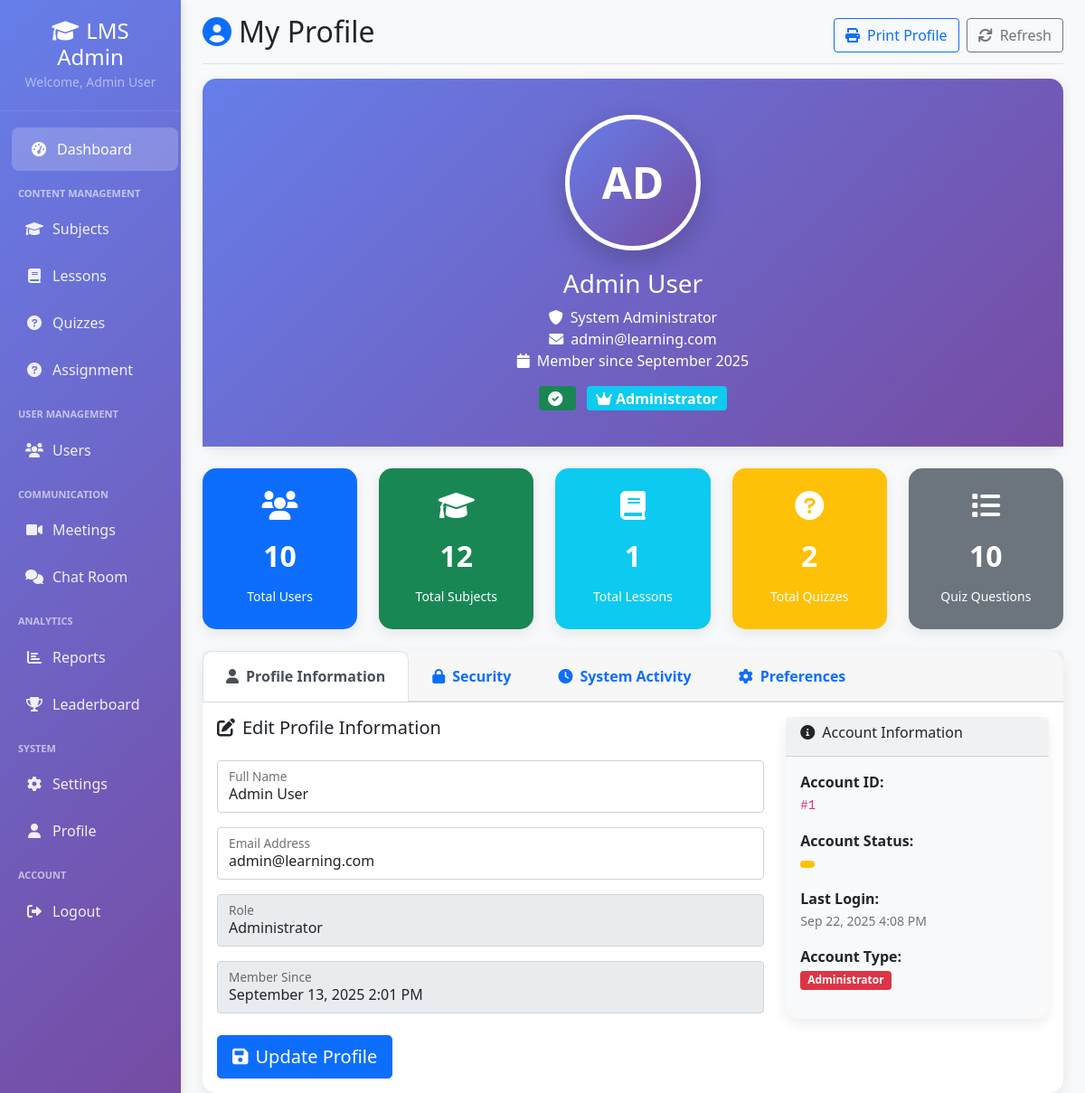
Screenshot of /admin/profile.php (signed in) with the database file from the repository.
### tables this page shows
CREATE TABLE `users` (
  `id` int(11) NOT NULL,
  `name` varchar(100) NOT NULL,
  `email` varchar(100) NOT NULL,
  `password` varchar(255) NOT NULL,
  `role` enum('admin','student') DEFAULT 'student',
  `status` enum('active','inactive','banned','online') DEFAULT 'active',
  `created_at` timestamp NOT NULL DEFAULT current_timestamp(),
  `updated_at` timestamp NOT NULL DEFAULT current_timestamp() ON UPDATE current_timestamp()
);

### admin/profile.php (the view, shortened to what this page needs)
<?php
$host = 'localhost';
$username = 'root';
$password = '';
$database = 'learning_platform';
$conn = new mysqli($host, $username, $password, $database);
$user_id = $_SESSION['user_id'];
$current_user = $conn->query("SELECT * FROM users WHERE id = $user_id")->fetch_assoc();
$admin_stats = $conn->query("SELECT
    (SELECT COUNT(*) FROM users) as users_managed,
    (SELECT COUNT(*) FROM subjects) as subjects_created,
    (SELECT COUNT(*) FROM lessons) as lessons_created,
    (SELECT COUNT(*) FROM quizzes) as quizzes_created,
    (SELECT COUNT(*) FROM quiz_questions) as questions_created
")->fetch_assoc();
?>
<!DOCTYPE html>
<html lang="en">
<head>
    <link href="https://cdn.jsdelivr.net/npm/bootstrap@5.1.3/dist/css/bootstrap.min.css" rel="stylesheet">
    <link href="https://cdnjs.cloudflare.com/ajax/libs/font-awesome/6.0.0/css/all.min.css" rel="stylesheet">
</head>
<body>
    <div class="container-fluid">
        <div class="row">
            <nav class="col-md-2 d-md-block sidebar p-0">
                <div class="position-sticky pt-0">
                    <div class="sidebar-brand">
                        <h4><i class="fas fa-graduation-cap me-2"></i>LMS Admin</h4>
                        <small class="text-white-50">Welcome, <?php echo htmlspecialchars($_SESSION['name']); ?></small>
                    </div>
                    <ul class="nav flex-column py-3">
                        <li class="nav-item">
                            <a class="nav-link active" href="dashboard.php">
                                <i class="fas fa-tachometer-alt"></i>Dashboard
                            </a>
                        </li>
                        <div class="nav-section">Content Management</div>
                        <li class="nav-item">
                            <a class="nav-link" href="subjects.php">
                                <i class="fas fa-graduation-cap"></i>Subjects
                            </a>
                        </li>
                        <li class="nav-item">
                            <a class="nav-link" href="lessons.php">
                                <i class="fas fa-book"></i>Lessons
                            </a>
                        </li>
                        <li class="nav-item">
                            <a class="nav-link" href="quizzes.php">
                                <i class="fas fa-question-circle"></i>Quizzes
                            </a>
                        </li>
                        <li class="nav-item">
                            <a class="nav-link" href="assignments.php">
                                <i class="fas fa-question-circle"></i>Assignment
                            </a>
                        </li>
                        <div class="nav-section">User Management</div>
                        <li class="nav-item">
                            <a class="nav-link" href="users.php">
                                <i class="fas fa-users"></i>Users
                            </a>
                        </li>
                        <div class="nav-section">Communication</div>
                        <li class="nav-item">
                            <a class="nav-link" href="meetings.php">
                                <i class="fas fa-video"></i>Meetings
                            </a>
                        </li>
                        <li class="nav-item">
                            <a class="nav-link" href="chatroom.php">
                                <i class="fas fa-comments"></i>Chat Room
                            </a>
                        </li>
                        <div class="nav-section">Analytics</div>
                        <li class="nav-item">
                            <a class="nav-link" href="reports.php">
                                <i class="fas fa-chart-bar"></i>Reports
                            </a>
                        </li>
                        <li class="nav-item">
                            <a class="nav-link" href="leaderboard.php">
                                <i class="fas fa-trophy"></i>Leaderboard
                            </a>
                        </li>
                        <div class="nav-section">System</div>
                        <li class="nav-item">
                            <a class="nav-link" href="settings.php">
                                <i class="fas fa-cog"></i>Settings
                            </a>
                        </li>
                        <li class="nav-item">
                            <a class="nav-link" href="profile.php">
                                <i class="fas fa-user"></i>Profile
                            </a>
                        </li>
                        <div class="nav-section">Account</div>
                        <li class="nav-item">
                            <a class="nav-link" href="../logout.php" onclick="return confirm('Are you sure you want to logout?')">
                                <i class="fas fa-sign-out-alt"></i>Logout
                            </a>
                        </li>
                    </ul>
                </div>
            </nav>
            <main class="col-md-10 ms-sm-auto px-md-4">
                <div class="d-flex justify-content-between flex-wrap flex-md-nowrap align-items-center pt-3 pb-2 mb-3 border-bottom">
                    <h1 class="h2"><i class="fas fa-user-circle me-2 text-primary"></i>My Profile</h1>
                    <div class="btn-toolbar">
                        <button class="btn btn-outline-primary me-2" onclick="window.print()">
                            <i class="fas fa-print me-2"></i>Print Profile
                        </button>
                        <button class="btn btn-outline-secondary" onclick="location.reload()">
                            <i class="fas fa-sync me-2"></i>Refresh
                        </button>
                    </div>
                </div>
                <div class="card mb-4">
                    <div class="profile-header">
                        <div class="profile-avatar">
                            <?php echo strtoupper(substr($current_user['name'], 0, 2)); ?>
                        </div>
                        <h3><?php echo htmlspecialchars($current_user['name']); ?></h3>
                        <p class="mb-0">
                            <i class="fas fa-shield-alt me-2"></i>System Administrator
                        </p>
                        <p class="mb-0">
                            <i class="fas fa-envelope me-2"></i><?php echo htmlspecialchars($current_user['email']); ?>
                        </p>
                        <p class="mb-3">
                            <i class="fas fa-calendar me-2"></i>Member since <?php echo date('F Y', strtotime($current_user['created_at'])); ?>
                        </p>
                        <div>
                            <span class="badge bg-success fs-6 me-2">
                                <i class="fas fa-check-circle me-1"></i><?php echo ucfirst($current_user['status']); ?>
                            </span>
                            <span class="badge bg-info fs-6">
                                <i class="fas fa-crown me-1"></i>Administrator
                            </span>
                        </div>
                    </div>
                </div>
                <div class="row mb-4">
                    <div class="col-md-2-4">
                        <div class="card text-white bg-primary">
                            <div class="card-body stat-card">
                                <i class="fas fa-users fa-2x mb-3"></i>
                                <div class="stat-number"><?php echo $admin_stats['users_managed']; ?></div>
                                <small>Total Users</small>
                            </div>
                        </div>
                    </div>
                    <div class="col-md-2-4">
                        <div class="card text-white bg-success">
                            <div class="card-body stat-card">
                                <i class="fas fa-graduation-cap fa-2x mb-3"></i>
                                <div class="stat-number"><?php echo $admin_stats['subjects_created']; ?></div>
                                <small>Total Subjects</small>
                            </div>
                        </div>
                    </div>
                    <div class="col-md-2-4">
                        <div class="card text-white bg-info">
                            <div class="card-body stat-card">
                                <i class="fas fa-book fa-2x mb-3"></i>
                                <div class="stat-number"><?php echo $admin_stats['lessons_created']; ?></div>
                                <small>Total Lessons</small>
                            </div>
                        </div>
                    </div>
                    <div class="col-md-2-4">
                        <div class="card text-white bg-warning">
                            <div class="card-body stat-card">
                                <i class="fas fa-question-circle fa-2x mb-3"></i>
                                <div class="stat-number"><?php echo $admin_stats['quizzes_created']; ?></div>
                                <small>Total Quizzes</small>
                            </div>
                        </div>
                    </div>
                    <div class="col-md-2-4">
                        <div class="card text-white bg-secondary">
                            <div class="card-body stat-card">
                                <i class="fas fa-list fa-2x mb-3"></i>
                                <div class="stat-number"><?php echo $admin_stats['questions_created']; ?></div>
                                <small>Quiz Questions</small>
                            </div>
                        </div>
                    </div>
                </div>
                <div class="card">
                    <div class="card-header p-0">
                        <ul class="nav nav-tabs profile-tabs" id="profileTabs" role="tablist">
                            <li class="nav-item" role="presentation">
                                <button class="nav-link active" id="profile-tab" data-bs-toggle="tab" data-bs-target="#profile" type="button" role="tab">
                                    <i class="fas fa-user me-2"></i>Profile Information
                                </button>
                            </li>
                            <li class="nav-item" role="presentation">
                                <button class="nav-link" id="security-tab" data-bs-toggle="tab" data-bs-target="#security" type="button" role="tab">
                                    <i class="fas fa-lock me-2"></i>Security
                                </button>
                            </li>
                            <li class="nav-item" role="presentation">
                                <button class="nav-link" id="activity-tab" data-bs-toggle="tab" data-bs-target="#activity" type="button" role="tab">
                                    <i class="fas fa-clock me-2"></i>System Activity
                                </button>
                            </li>
                            <li class="nav-item" role="presentation">
                                <button class="nav-link" id="preferences-tab" data-bs-toggle="tab" data-bs-target="#preferences" type="button" role="tab">
                                    <i class="fas fa-cog me-2"></i>Preferences
                                </button>
                            </li>
                        </ul>
                    </div>
                    <div class="card-body">
                        <div class="tab-content" id="profileTabsContent">
                            <div class="tab-pane fade show active" id="profile" role="tabpanel">
                                <div class="row">
                                    <div class="col-md-8">
                                        <h5 class="mb-4"><i class="fas fa-edit me-2"></i>Edit Profile Information</h5>
                                        <form method="POST">
                                            <div class="form-floating mb-3">
                                                <input type="text" class="form-control" id="name" name="name" value="<?php echo htmlspecialchars($current_user['name']); ?>" required>
                                                <label for="name">Full Name</label>
                                            </div>
                                            <div class="form-floating mb-3">
                                                <input type="email" class="form-control" id="email" name="email" value="<?php echo htmlspecialchars($current_user['email']); ?>" required>
                                                <label for="email">Email Address</label>
                                            </div>
                                            <div class="form-floating mb-3">
                                                <input type="text" class="form-control" id="role" value="Administrator" disabled>
                                                <label for="role">Role</label>
                                            </div>
                                            <div class="form-floating mb-4">
                                                <input type="text" class="form-control" id="member_since" value="<?php echo date('F j, Y g:i A', strtotime($current_user['created_at'])); ?>" disabled>
                                                <label for="member_since">Member Since</label>
                                            </div>
                                            <button type="submit" class="btn btn-primary btn-lg">
                                                <i class="fas fa-save me-2"></i>Update Profile
                                            </button>
                                        </form>
                                    </div>
                                    <div class="col-md-4">
                                        <div class="card bg-light">
                                            <div class="card-header">
                                                <h6><i class="fas fa-info-circle me-2"></i>Account Information</h6>
                                            </div>
                                            <div class="card-body">
                                                <div class="mb-3">
                                                    <strong>Account ID:</strong><br>
                                                    <code>#<?php echo $current_user['id']; ?></code>
                                                </div>
                                                <div class="mb-3">
                                                    <strong>Account Status:</strong><br>
                                                    <span class="badge bg-<?php echo $current_user['status'] == 'active' ? 'success' : 'warning'; ?>">
                                                    </span>
                                                </div>
                                                <div class="mb-3">
                                                    <strong>Last Login:</strong><br>
                                                    <small class="text-muted"><?php echo date('M j, Y g:i A'); ?></small>
                                                </div>
                                                <div class="mb-3">
                                                    <strong>Account Type:</strong><br>
                                                    <span class="badge bg-danger">Administrator</span>
                                                </div>
                                            </div>
                                        </div>
                                    </div>
                                </div>
                            </div>
                        </div>
                    </div>
                </div>
            </main>
        </div>
    </div>
</body>
</html>

### rows the page displays
users: name "AD", name "Admin User", email "admin@learning.com", created_at "September 2025", created_at "September 13, 2025 2:01 PM", id "1"

### other values shown
$_SESSION['name'] "Admin User"
$admin_stats['users_managed'] "10"
$admin_stats['subjects_created'] "12"
$admin_stats['lessons_created'] "1"
$admin_stats['quizzes_created'] "2"
$admin_stats['questions_created'] "10"
